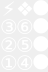
<?xml version="1.0" encoding="UTF-8"?>
<ui version="4.0">
 <class>HeaderLeds</class>
 <widget class="QWidget" name="HeaderLeds">
  <property name="geometry">
   <rect>
    <x>0</x>
    <y>0</y>
    <width>48</width>
    <height>72</height>
   </rect>
  </property>
  <property name="sizePolicy">
   <sizepolicy hsizetype="MinimumExpanding" vsizetype="MinimumExpanding">
    <horstretch>0</horstretch>
    <verstretch>0</verstretch>
   </sizepolicy>
  </property>
  <property name="minimumSize">
   <size>
    <width>48</width>
    <height>72</height>
   </size>
  </property>
  <property name="windowTitle">
   <string>Form</string>
  </property>
  <layout class="QGridLayout" name="gridLayout">
   <property name="margin">
    <number>0</number>
   </property>
   <property name="spacing">
    <number>0</number>
   </property>
   <item row="0" column="0">
    <widget class="QLabel" name="label_EP">
     <property name="sizePolicy">
      <sizepolicy hsizetype="MinimumExpanding" vsizetype="MinimumExpanding">
       <horstretch>0</horstretch>
       <verstretch>0</verstretch>
      </sizepolicy>
     </property>
     <property name="minimumSize">
      <size>
       <width>18</width>
       <height>18</height>
      </size>
     </property>
     <property name="font">
      <font>
       <family>DejaVu Sans</family>
       <pointsize>15</pointsize>
      </font>
     </property>
     <property name="styleSheet">
      <string notr="true">color: rgb(255, 255, 255);</string>
     </property>
     <property name="text">
      <string notr="true">⚡</string>
     </property>
     <property name="scaledContents">
      <bool>true</bool>
     </property>
     <property name="alignment">
      <set>Qt::AlignCenter</set>
     </property>
    </widget>
   </item>
   <item row="0" column="1">
    <widget class="QLabel" name="label_BA">
     <property name="sizePolicy">
      <sizepolicy hsizetype="MinimumExpanding" vsizetype="MinimumExpanding">
       <horstretch>0</horstretch>
       <verstretch>0</verstretch>
      </sizepolicy>
     </property>
     <property name="minimumSize">
      <size>
       <width>18</width>
       <height>18</height>
      </size>
     </property>
     <property name="font">
      <font>
       <family>DejaVu Sans</family>
       <pointsize>15</pointsize>
      </font>
     </property>
     <property name="styleSheet">
      <string notr="true">color: rgb(255, 255, 255);</string>
     </property>
     <property name="text">
      <string notr="true">❖</string>
     </property>
     <property name="scaledContents">
      <bool>true</bool>
     </property>
     <property name="alignment">
      <set>Qt::AlignCenter</set>
     </property>
    </widget>
   </item>
   <item row="0" column="2">
    <widget class="QLabel" name="label_green">
     <property name="sizePolicy">
      <sizepolicy hsizetype="MinimumExpanding" vsizetype="MinimumExpanding">
       <horstretch>0</horstretch>
       <verstretch>0</verstretch>
      </sizepolicy>
     </property>
     <property name="minimumSize">
      <size>
       <width>18</width>
       <height>18</height>
      </size>
     </property>
     <property name="font">
      <font>
       <family>DejaVu Sans</family>
       <pointsize>15</pointsize>
      </font>
     </property>
     <property name="styleSheet">
      <string notr="true">color: rgb(255, 255, 255);</string>
     </property>
     <property name="text">
      <string notr="true">●</string>
     </property>
     <property name="alignment">
      <set>Qt::AlignBottom|Qt::AlignHCenter</set>
     </property>
    </widget>
   </item>
   <item row="1" column="0">
    <widget class="QLabel" name="label_T3">
     <property name="sizePolicy">
      <sizepolicy hsizetype="MinimumExpanding" vsizetype="MinimumExpanding">
       <horstretch>0</horstretch>
       <verstretch>0</verstretch>
      </sizepolicy>
     </property>
     <property name="minimumSize">
      <size>
       <width>18</width>
       <height>18</height>
      </size>
     </property>
     <property name="font">
      <font>
       <family>DejaVu Sans</family>
       <pointsize>15</pointsize>
      </font>
     </property>
     <property name="styleSheet">
      <string notr="true">color: rgb(255, 255, 255);</string>
     </property>
     <property name="text">
      <string notr="true">③</string>
     </property>
     <property name="scaledContents">
      <bool>true</bool>
     </property>
     <property name="alignment">
      <set>Qt::AlignCenter</set>
     </property>
    </widget>
   </item>
   <item row="1" column="1">
    <widget class="QLabel" name="label_T6">
     <property name="sizePolicy">
      <sizepolicy hsizetype="MinimumExpanding" vsizetype="MinimumExpanding">
       <horstretch>0</horstretch>
       <verstretch>0</verstretch>
      </sizepolicy>
     </property>
     <property name="minimumSize">
      <size>
       <width>18</width>
       <height>18</height>
      </size>
     </property>
     <property name="font">
      <font>
       <family>DejaVu Sans</family>
       <pointsize>15</pointsize>
      </font>
     </property>
     <property name="styleSheet">
      <string notr="true">color: rgb(255, 255, 255);</string>
     </property>
     <property name="text">
      <string notr="true">⑥</string>
     </property>
     <property name="scaledContents">
      <bool>true</bool>
     </property>
     <property name="alignment">
      <set>Qt::AlignCenter</set>
     </property>
    </widget>
   </item>
   <item row="1" column="2">
    <widget class="QLabel" name="label_red">
     <property name="sizePolicy">
      <sizepolicy hsizetype="MinimumExpanding" vsizetype="MinimumExpanding">
       <horstretch>0</horstretch>
       <verstretch>0</verstretch>
      </sizepolicy>
     </property>
     <property name="minimumSize">
      <size>
       <width>18</width>
       <height>18</height>
      </size>
     </property>
     <property name="font">
      <font>
       <family>DejaVu Sans</family>
       <pointsize>15</pointsize>
      </font>
     </property>
     <property name="styleSheet">
      <string notr="true">color: rgb(255, 255, 255);</string>
     </property>
     <property name="text">
      <string notr="true">●</string>
     </property>
     <property name="alignment">
      <set>Qt::AlignBottom|Qt::AlignHCenter</set>
     </property>
    </widget>
   </item>
   <item row="2" column="0">
    <widget class="QLabel" name="label_T2">
     <property name="sizePolicy">
      <sizepolicy hsizetype="MinimumExpanding" vsizetype="MinimumExpanding">
       <horstretch>0</horstretch>
       <verstretch>0</verstretch>
      </sizepolicy>
     </property>
     <property name="minimumSize">
      <size>
       <width>18</width>
       <height>18</height>
      </size>
     </property>
     <property name="font">
      <font>
       <family>DejaVu Sans</family>
       <pointsize>15</pointsize>
      </font>
     </property>
     <property name="styleSheet">
      <string notr="true">color: rgb(255, 255, 255);</string>
     </property>
     <property name="text">
      <string notr="true">②</string>
     </property>
     <property name="scaledContents">
      <bool>true</bool>
     </property>
     <property name="alignment">
      <set>Qt::AlignCenter</set>
     </property>
    </widget>
   </item>
   <item row="2" column="1">
    <widget class="QLabel" name="label_T5">
     <property name="sizePolicy">
      <sizepolicy hsizetype="MinimumExpanding" vsizetype="MinimumExpanding">
       <horstretch>0</horstretch>
       <verstretch>0</verstretch>
      </sizepolicy>
     </property>
     <property name="minimumSize">
      <size>
       <width>18</width>
       <height>18</height>
      </size>
     </property>
     <property name="font">
      <font>
       <family>DejaVu Sans</family>
       <pointsize>15</pointsize>
      </font>
     </property>
     <property name="styleSheet">
      <string notr="true">color: rgb(255, 255, 255);</string>
     </property>
     <property name="text">
      <string notr="true">⑤</string>
     </property>
     <property name="scaledContents">
      <bool>true</bool>
     </property>
     <property name="alignment">
      <set>Qt::AlignCenter</set>
     </property>
    </widget>
   </item>
   <item row="2" column="2">
    <widget class="QLabel" name="label_yellow_1">
     <property name="sizePolicy">
      <sizepolicy hsizetype="MinimumExpanding" vsizetype="MinimumExpanding">
       <horstretch>0</horstretch>
       <verstretch>0</verstretch>
      </sizepolicy>
     </property>
     <property name="minimumSize">
      <size>
       <width>18</width>
       <height>18</height>
      </size>
     </property>
     <property name="font">
      <font>
       <family>DejaVu Sans</family>
       <pointsize>15</pointsize>
      </font>
     </property>
     <property name="styleSheet">
      <string notr="true">color: rgb(255, 255, 255);</string>
     </property>
     <property name="text">
      <string notr="true">●</string>
     </property>
     <property name="alignment">
      <set>Qt::AlignBottom|Qt::AlignHCenter</set>
     </property>
    </widget>
   </item>
   <item row="3" column="0">
    <widget class="QLabel" name="label_T1">
     <property name="sizePolicy">
      <sizepolicy hsizetype="MinimumExpanding" vsizetype="MinimumExpanding">
       <horstretch>0</horstretch>
       <verstretch>0</verstretch>
      </sizepolicy>
     </property>
     <property name="minimumSize">
      <size>
       <width>18</width>
       <height>18</height>
      </size>
     </property>
     <property name="font">
      <font>
       <family>DejaVu Sans</family>
       <pointsize>15</pointsize>
      </font>
     </property>
     <property name="styleSheet">
      <string notr="true">color: rgb(255, 255, 255);</string>
     </property>
     <property name="text">
      <string notr="true">①</string>
     </property>
     <property name="scaledContents">
      <bool>true</bool>
     </property>
     <property name="alignment">
      <set>Qt::AlignCenter</set>
     </property>
    </widget>
   </item>
   <item row="3" column="1">
    <widget class="QLabel" name="label_T4">
     <property name="sizePolicy">
      <sizepolicy hsizetype="MinimumExpanding" vsizetype="MinimumExpanding">
       <horstretch>0</horstretch>
       <verstretch>0</verstretch>
      </sizepolicy>
     </property>
     <property name="minimumSize">
      <size>
       <width>18</width>
       <height>18</height>
      </size>
     </property>
     <property name="font">
      <font>
       <family>DejaVu Sans</family>
       <pointsize>15</pointsize>
      </font>
     </property>
     <property name="styleSheet">
      <string notr="true">color: rgb(255, 255, 255);</string>
     </property>
     <property name="text">
      <string notr="true">④</string>
     </property>
     <property name="scaledContents">
      <bool>true</bool>
     </property>
     <property name="alignment">
      <set>Qt::AlignCenter</set>
     </property>
    </widget>
   </item>
   <item row="3" column="2">
    <widget class="QLabel" name="label_yellow_2">
     <property name="sizePolicy">
      <sizepolicy hsizetype="MinimumExpanding" vsizetype="MinimumExpanding">
       <horstretch>0</horstretch>
       <verstretch>0</verstretch>
      </sizepolicy>
     </property>
     <property name="minimumSize">
      <size>
       <width>18</width>
       <height>18</height>
      </size>
     </property>
     <property name="font">
      <font>
       <family>DejaVu Sans</family>
       <pointsize>15</pointsize>
      </font>
     </property>
     <property name="styleSheet">
      <string notr="true">color: rgb(255, 255, 255);</string>
     </property>
     <property name="text">
      <string notr="true">●</string>
     </property>
     <property name="alignment">
      <set>Qt::AlignBottom|Qt::AlignHCenter</set>
     </property>
    </widget>
   </item>
  </layout>
 </widget>
 <resources/>
 <connections/>
</ui>
